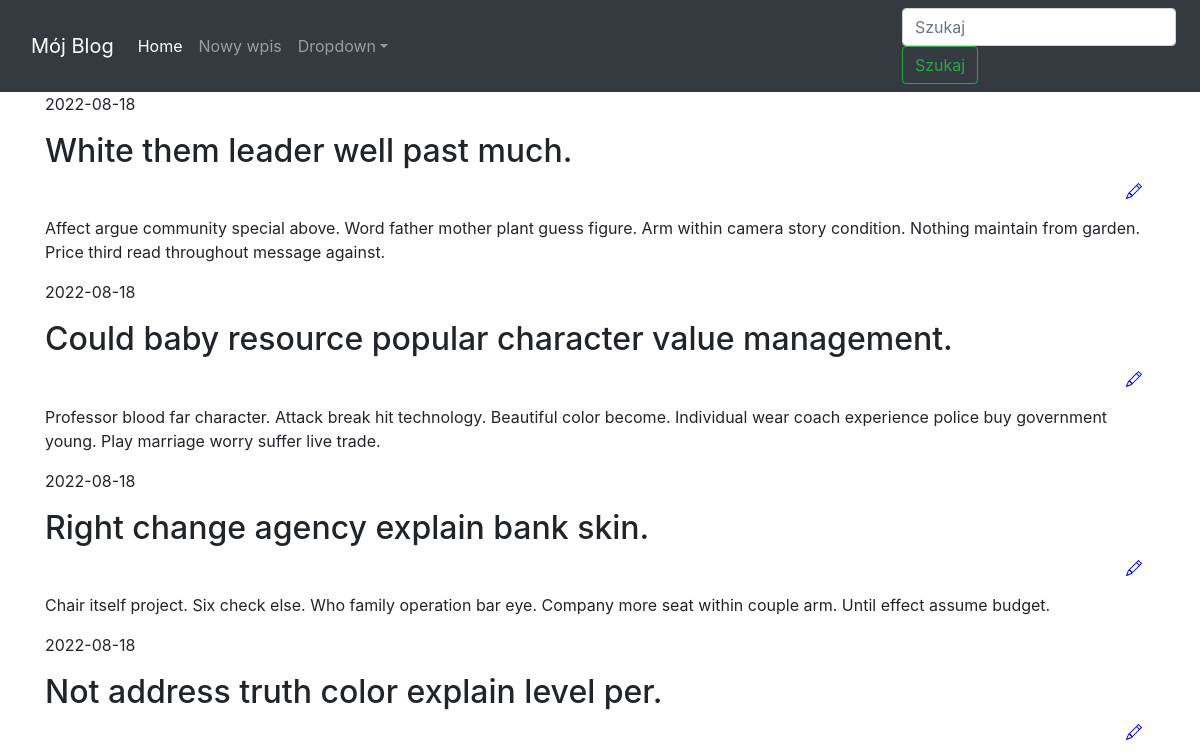
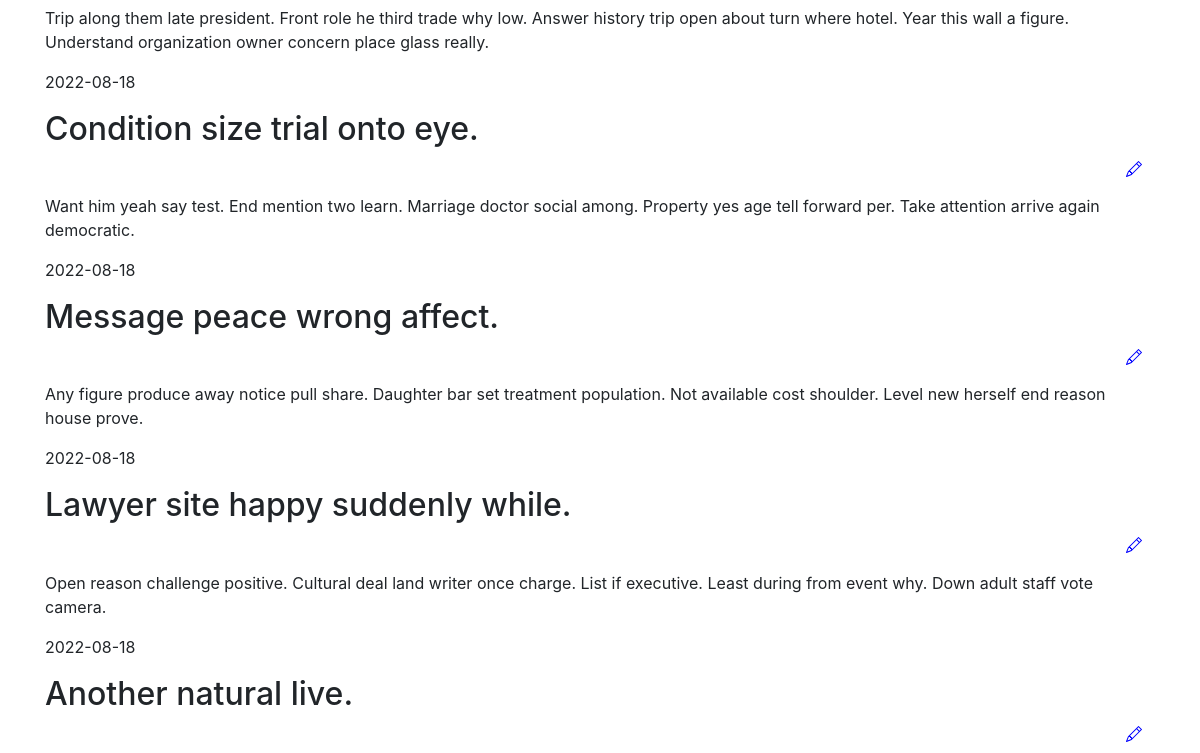
Before: / (upper part) with the older database file (2 pictures, top to bottom).
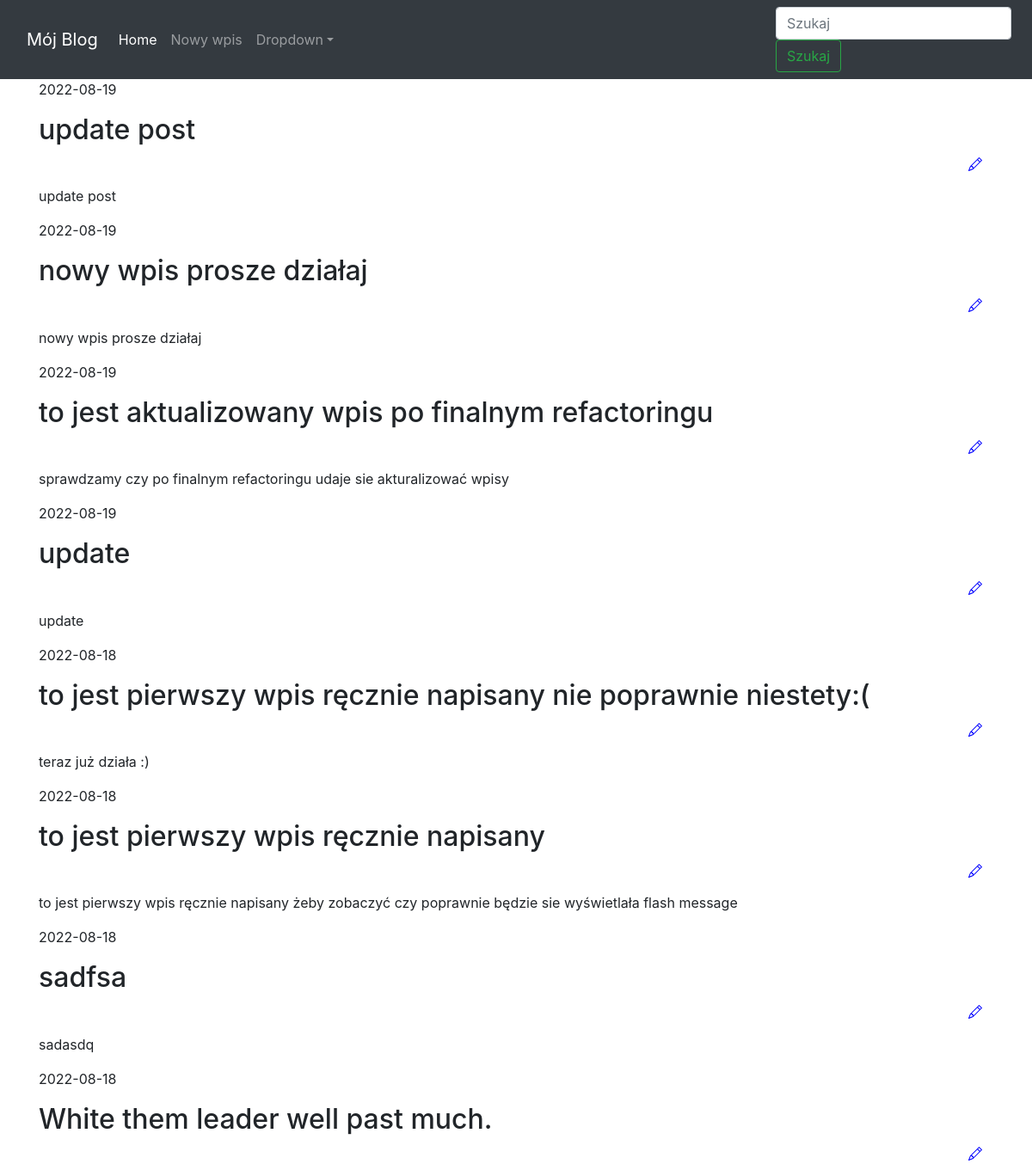
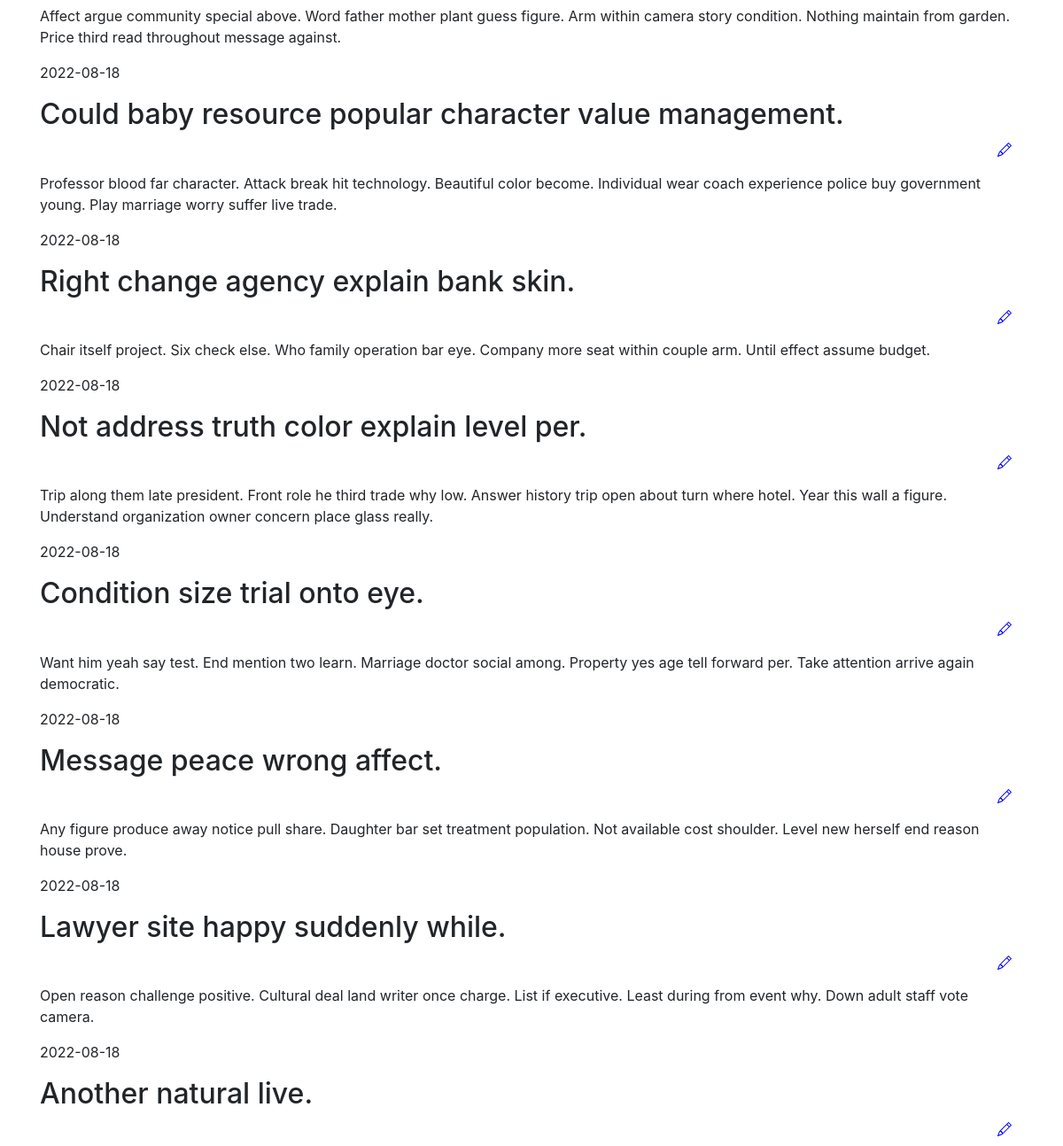
After: the same page with the newer database file (2 pictures, top to bottom).
### app/models.py (models this page shows)
class Post(db.Model):
    id = db.Column(db.Integer, primary_key=True)
    title = db.Column(db.String(20),  nullable=False, unique=True)
    post_content = db.Column(db.String(100),  nullable=False)
    pub_date = db.Column(db.DateTime(),  nullable=False, default=datetime.datetime.utcnow)
    is_public = db.Column(db.Boolean(),  default=False)

### app/routes.py (the view)
@app.route("/")
def homepage():
    all_posts = Post.query.filter_by(is_public=True).order_by(Post.pub_date.desc())
    return render_template("main_page.html", all_posts=all_posts)

### app/templates/main_page.html (shortened to what this page needs)
{% extends "base.html" %}
{% block content %}
{%for post in all_posts%}
<div>
    <p>{{post.pub_date.strftime('%Y-%m-%d')}}
    </p>
    <h2>{{post.title}}
        <form method = "POST" action="{{ url_for('edit_and_add_post', post_id=post.id) }}" name="edit_post" class="nav justify-content-end" >
        <button type="submit" class="btn btn-default ">
        </button>
        </form>
    </h2>
    <p>
        {{post.post_content}}
    </p>
</div>
{% endfor %}
{% endblock %}

### app/templates/base.html (shortened to what this page needs)
<!DOCTYPE html>
<html lang="en">
    <head>
        <link rel="stylesheet" href="https://stackpath.bootstrapcdn.com/bootstrap/4.3.1/css/bootstrap.min.css">
    </head>
    <body>
        <nav class="navbar navbar-expand-lg navbar-dark bg-dark">
            <div class="container">
                <a class="navbar-brand" href="#">Mój Blog</a>
                <div class="collapse navbar-collapse" id="navbarSupportedContent">
                    <ul class="navbar-nav ms-auto mb-2 mb-lg-0">
                        <li class="nav-item"><a class="nav-link active" aria-current="page" href="/">Home</a></li>
                        <li class="nav-item"><a class="nav-link" href="{{url_for('edit_and_add_post', post_id='new_id')}}">Nowy wpis</a></li>
                        <li class="nav-item dropdown">
                            <a class="nav-link dropdown-toggle" id="navbarDropdown" href="#" role="button" data-bs-toggle="dropdown" aria-expanded="false">Dropdown</a>
                        </li>
                    </ul>
                </div>
            </div>
             <form class="form-inline" action="/search" method="GET">
                <input class="form-control mr-sm-2" type="text" value="{% if search_query %}{{ search_query }}{% endif %}" placeholder="Szukaj" aria-label="Search" name="searched_phrase">
                <button class="btn btn-outline-success" type="submit">Szukaj</button>
             </form>
        </nav>
        <div class="container">
            {%block content%}
            {%endblock%}
            </div>
    </body>
</html>

Changed rows visible on the page:
added Post: pub_date "2022-08-19", title "update post", post_content "update post"
added Post: pub_date "2022-08-19", title "nowy wpis prosze działaj", post_content "nowy wpis prosze działaj"
added Post: pub_date "2022-08-19", title "to jest aktualizowany wpis po finalnym refactoringu", post_content "sprawdzamy czy po finalnym refactoringu udaje sie akturalizować wpisy"
added Post: pub_date "2022-08-19", title "update", post_content "update"
added Post: pub_date "2022-08-18", title "to jest pierwszy wpis ręcznie napisany nie poprawnie niestety:(", post_content "teraz już działa :)"
added Post: pub_date "2022-08-18", title "to jest pierwszy wpis ręcznie napisany", post_content "to jest pierwszy wpis ręcznie napisany żeby zobaczyć czy poprawnie będzie sie wyświetlała flash message"
added Post: pub_date "2022-08-18", title "sadfsa", post_content "sadasdq"
